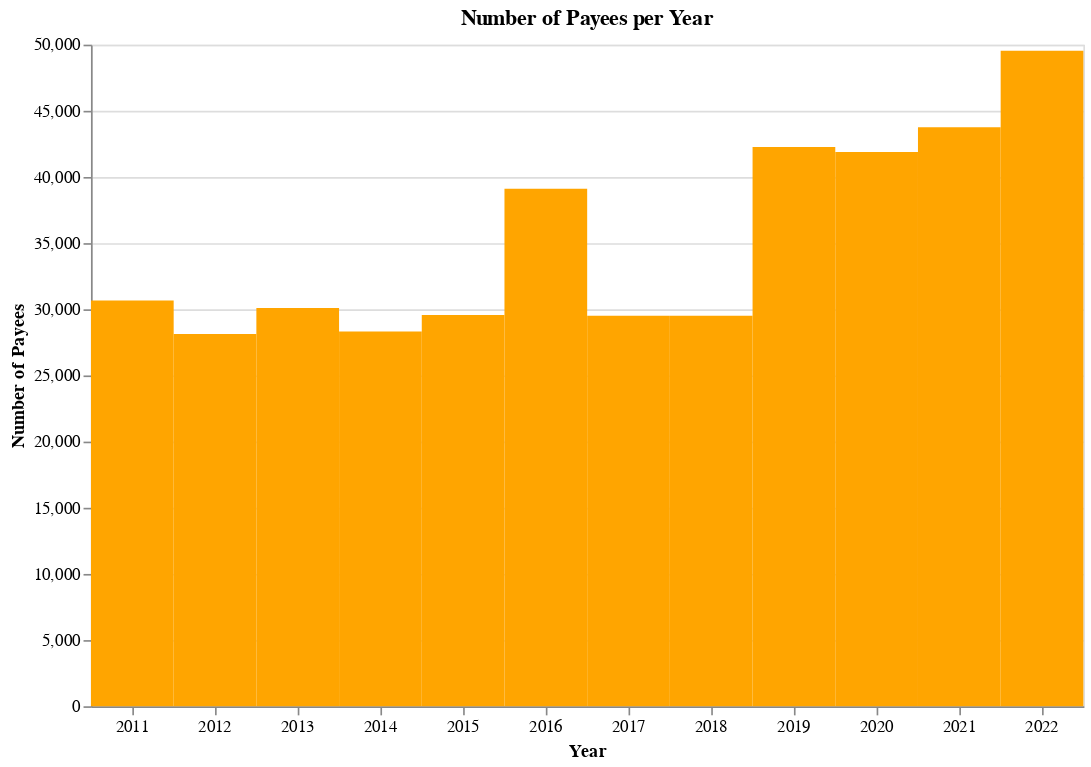

Write notebook code for a chart like this one.
### Code cell
payee_counts_per_year = alt.Chart(payee_counts_df).mark_bar(size=50, color='orange').encode(
    x=alt.X('YEAR:O', title='Year'),
    y=alt.Y('PAYEE:Q', title='Number of Payees'),
    tooltip=['YEAR:O', 'PAYEE:Q']
).properties(
    width=600,
    height=400,
    title='Number of Payees per Year'
).configure_axis(
    labelAngle=0
)

payee_counts_per_year

### Figure 1 — Vega-Lite specification as saved in the notebook (floating-point values rounded to 4 significant figures)
{"config": {"view": {"continuousWidth": 400, "continuousHeight": 300}, "axis": {"labelAngle": 0}}, "data": {"name": "data-541c536fc5806989820c0227a32837d7"}, "mark": {"type": "bar", "color": "orange", "size": 50}, "encoding": {"tooltip": [{"field": "YEAR", "type": "ordinal"}, {"field": "PAYEE", "type": "quantitative"}], "x": {"field": "YEAR", "title": "Year", "type": "ordinal"}, "y": {"field": "PAYEE", "title": "Number of Payees", "type": "quantitative"}}, "height": 400, "title": "Number of Payees per Year", "width": 600, "$schema": "https://vega.github.io/schema/vega-lite/v4.17.0.json", "datasets": {"data-541c536fc5806989820c0227a32837d7": [{"YEAR": 2011, "PAYEE": 30670}, {"YEAR": 2012, "PAYEE": 28137}, {"YEAR": 2013, "PAYEE": 30106}, {"YEAR": 2014, "PAYEE": 28319}, {"YEAR": 2015, "PAYEE": 29574}, {"YEAR": 2016, "PAYEE": 39102}, {"YEAR": 2017, "PAYEE": 29516}, {"YEAR": 2018, "PAYEE": 29511}, {"YEAR": 2019, "PAYEE": 42261}, {"YEAR": 2020, "PAYEE": 41896}, {"YEAR": 2021, "PAYEE": 43763}, {"YEAR": 2022, "PAYEE": 49532}]}}
